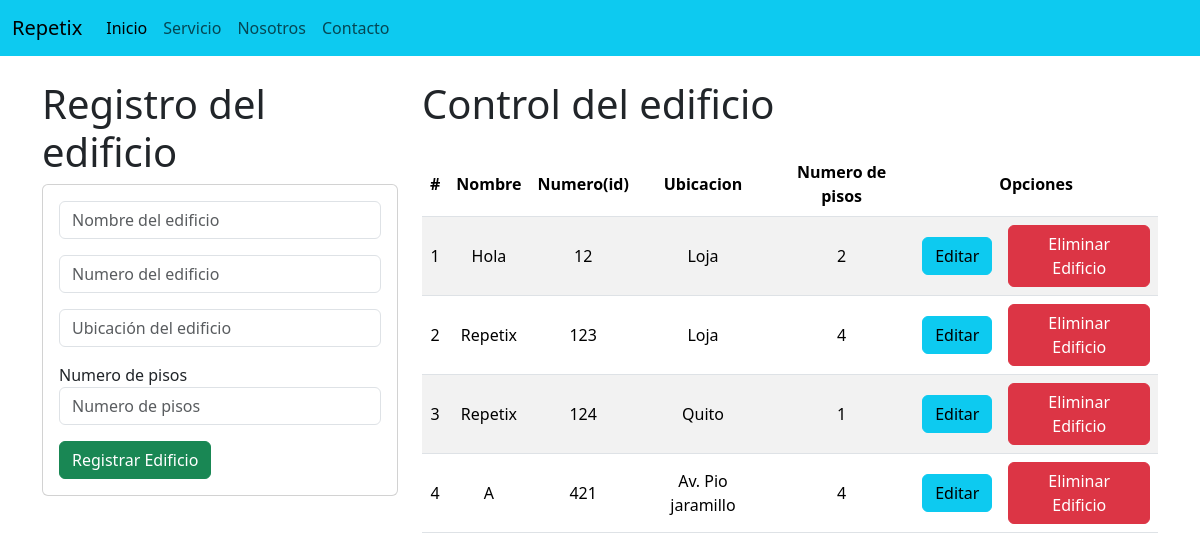
/RegistrarEdificio2/, run on the app's committed database.
### Edificio/models.py (models this page shows, shortened)
class Edificio(models.Model):
    nombre = models.CharField(max_length=100)
    codigo = models.IntegerField()
    ubicacion = models.CharField(max_length=255)
    numero_pisos = models.IntegerField()

### Edificio/views.py (the view, shortened to what this page needs)
# urls.py: path('RegistrarEdificio2/', views.registrarEdificio2, name='RegistrarEdificio2'),
def registrarEdificio2(request):
    edificio = Edificio.objects.all()
    return render(request, 'RegistrarEdificio2.html', {"edificio": edificio})

### Edificio/Templates/RegistrarEdificio2.html (shortened to what this page needs)
{% extends './base.html' %}
{% block body %}
  <div class="row">
    <div class="col-sm-12 col-md-6 col-lg-4 col-xl-4">
      <h1>Registro del edificio</h1>
      <div class="card">
        <div class="card-body py-2">
          <form action="/RegistrarEdificio2/" method="POST">
            <div class="form-group py-2">
              <input type="text" id="nombre_edificio" name="nombre_edificio" class="form-control" placeholder="Nombre del edificio" required />
            </div>
            <div class="form-group py-2">
              <input type="text" id="numero_edificio" name="numero_edificio" class="form-control" placeholder="Numero del edificio" required />
            </div>
            <div class="form-group py-2">
              <input type="text" id="ubicacion_edificio" name="ubicacion_edificio" class="form-control" placeholder="Ubicación del edificio" required />
            </div>
            <div class="form-group py-2">
              <label for="numero_pisos">Numero de pisos</label>
              <input type="number" id="numero_pisos" name="numero_pisos" class="form-control" placeholder="Numero de pisos" onchange="mostrarRegistrarPisos()" required />
            </div>
            <div class="form-group py-2">
              <button type="submit" class="btn btn-success btn-block text-white">Registrar Edificio</button>
            </div>
          </form>
        </div>
      </div>
    </div>
    <div class="col-sm-12 col-md-6 col-lg-8 col-xl-8">
      <h1>Control del edificio</h1>
      <div class="table-responsive py-3">
        <table class="table table-striped">
          <thead>
            <tr>
              <th>#</th>
              <th>Nombre</th>
              <th>Numero(id)</th>
              <th>Ubicacion</th>
              <th>Numero de pisos</th>
              <th colspan="2">Opciones</th>
            </tr>
          </thead>
          <tbody>
            {% for edificio in edificio %}
              <tr>
                <td>{{ forloop.counter }}</td>
                <td>{{ edificio.nombre }}</td>
                <td>{{ edificio.codigo }}</td>
                <td>{{ edificio.ubicacion }}</td>
                <td>{{ edificio.numero_pisos }}</td>
                <td>
                  <a href="/AccederEdificio/{{ edificio.codigo }}" class="btn btn-info">Editar</a>
                </td>
                <td>
                  <a href="/EliminarEdificio2/{{ edificio.codigo }}" class="btn btn-danger btnEliminacion">Eliminar Edificio</a>
                </td>
              </tr>
            {% endfor %}
          </tbody>
        </table>
      </div>
    </div>
  </div>
{% endblock %}

### Edificio/static/css/AccederEdificio.css (style rules this page uses)
th, td { text-align: center; vertical-align: middle; }

### data on the page
Edificio: nombre "Hola", codigo "12", ubicacion "Loja", numero_pisos "2"
Edificio: nombre "Repetix", codigo "123", ubicacion "Loja", numero_pisos "4"
Edificio: nombre "Repetix", codigo "124", ubicacion "Quito", numero_pisos "1"
Edificio: nombre "A", codigo "421", ubicacion "Av. Pio jaramillo", numero_pisos "4"
